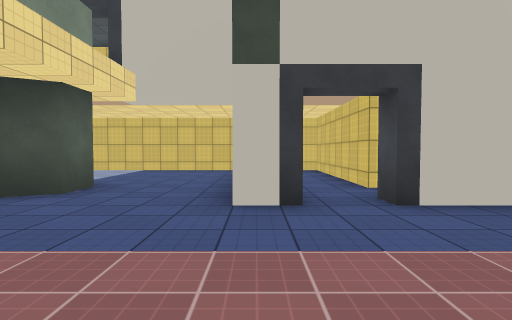
View 1 (above)

23 first-person views from a walk through a 3-D level made in the Unity game engine. The camera is 1.2 m above the floor, tilts 2° down and sees 80° across. The floor is counted in squares, 2 m on a side. Each view is taken from the middle of a square. On the plan, view 1 faces up. The plan holds only what a view shows up to about 9 squares ahead; the rest is blank. The place goes on beyond the plan. The player character is not drawn. Surface patterns are stand-ins for the level's own textures.

View 2
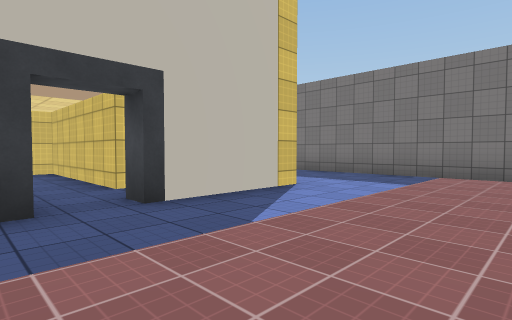

View 3
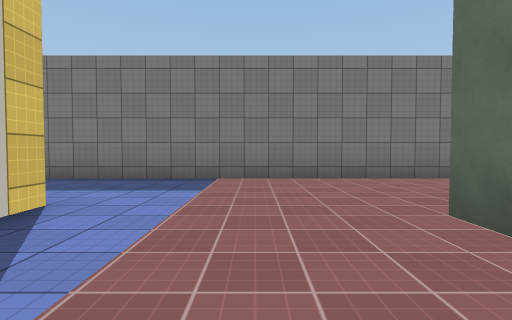

View 4
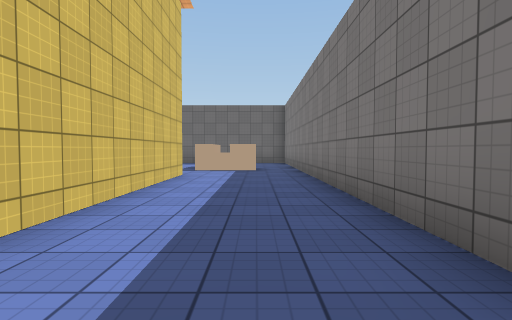

View 5
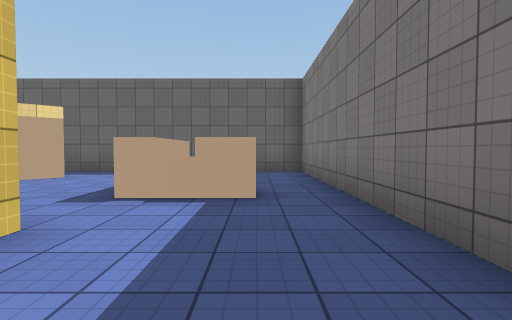

View 6
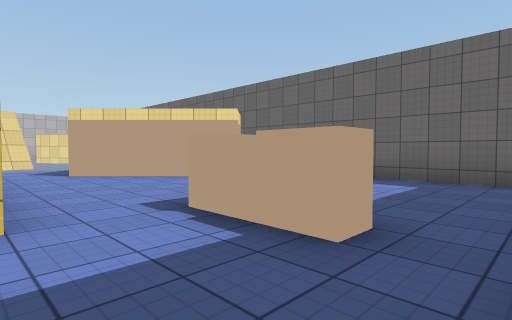

View 7
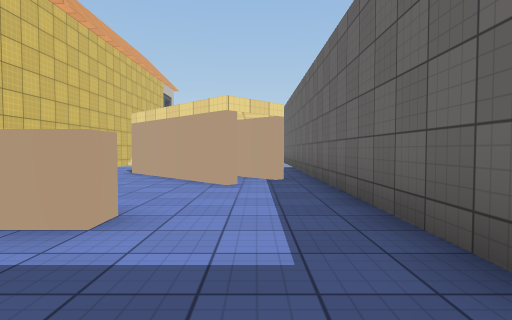

View 8
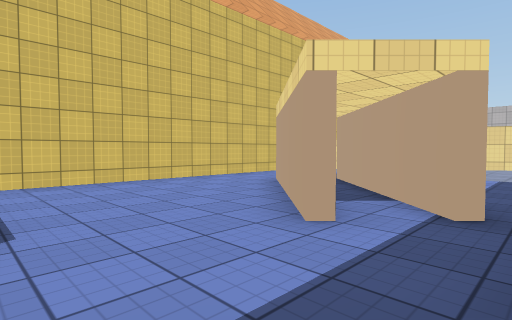

View 9
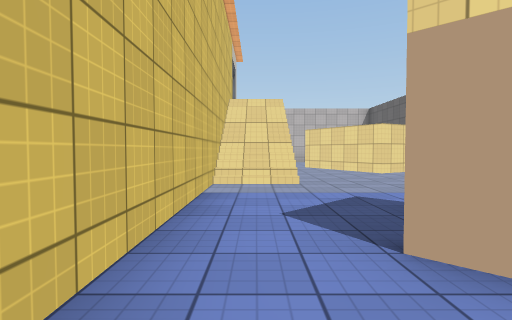

View 10
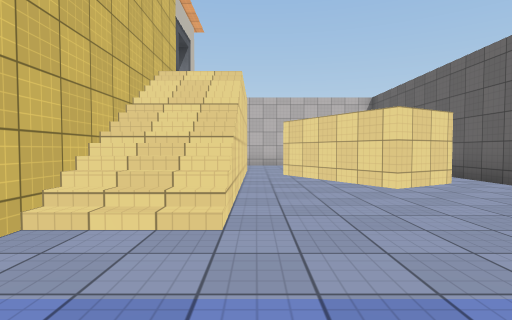

View 11
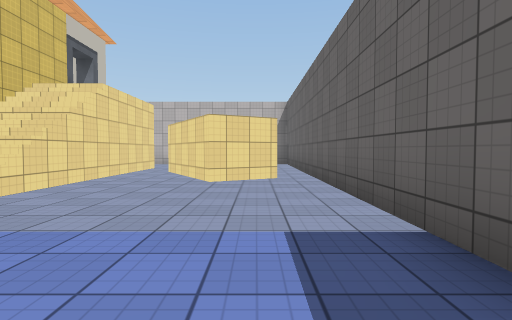

View 12
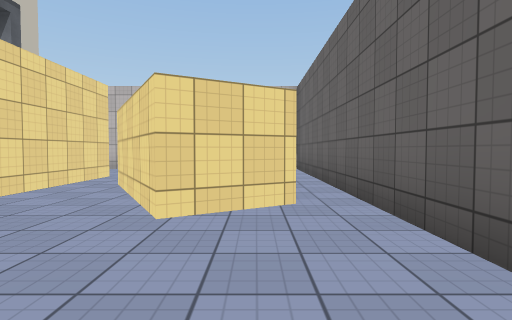

View 13
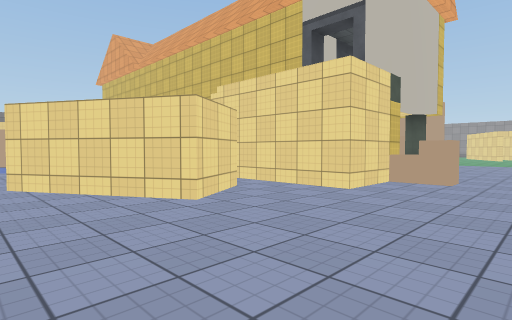

View 14
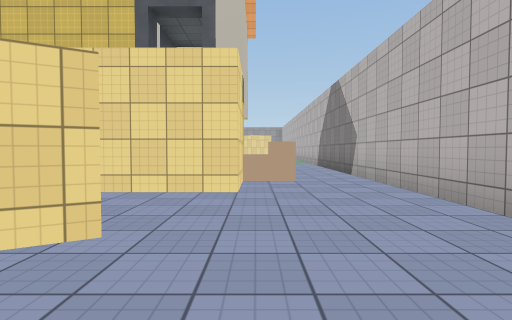

View 15
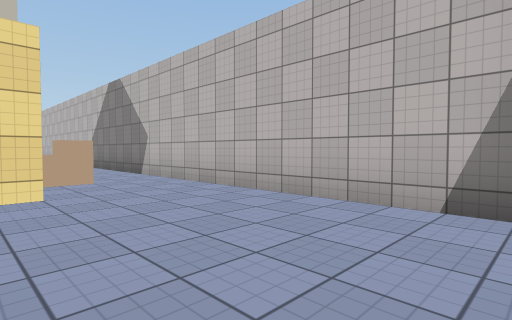

View 16
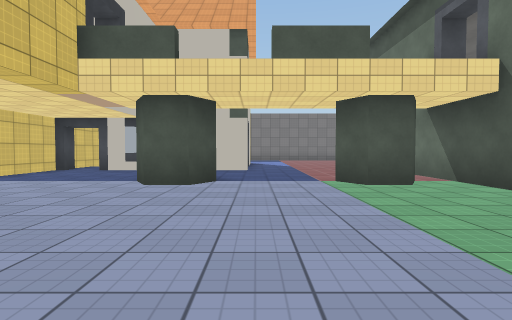

View 17
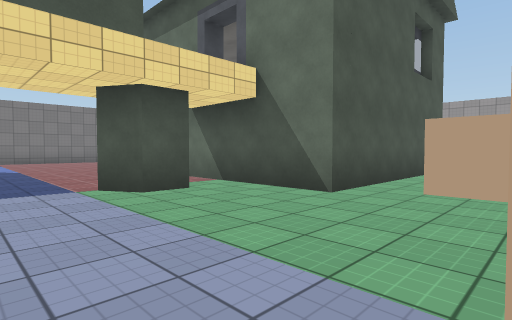

View 18
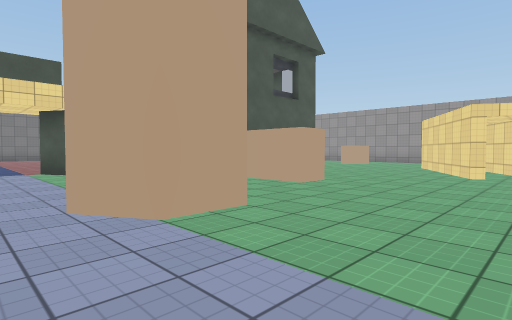

View 19
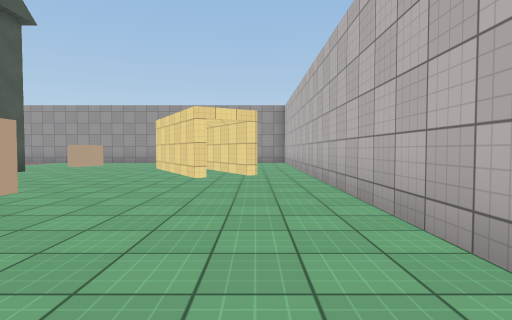

View 20
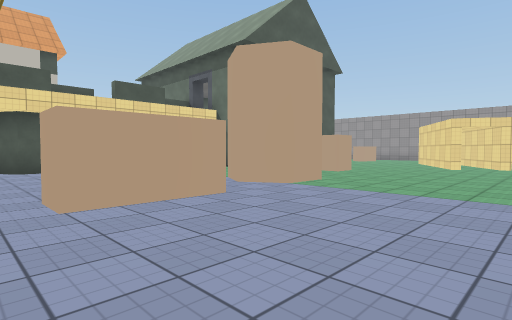

View 21
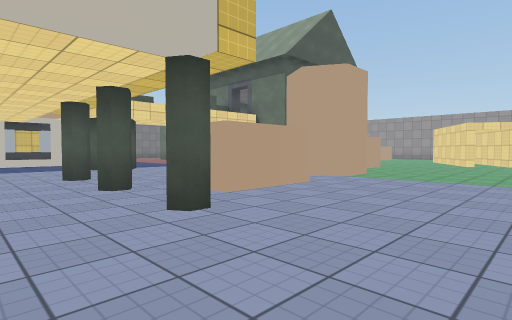

View 22
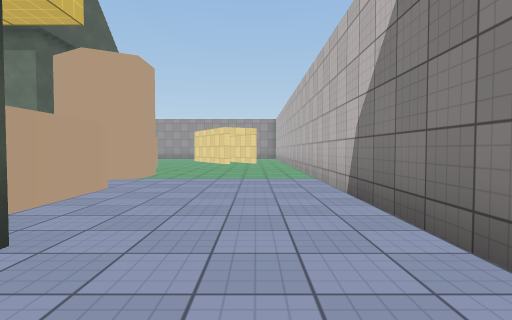

View 23
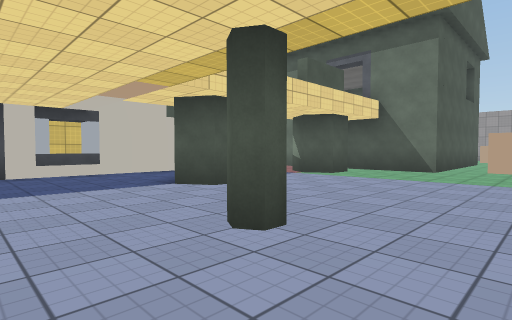

### Floor plan
Key: @ floor where view 1 was taken; # wall or solid block; x gap in a wall; . floor; / step, stairs or slope; ^ raised ledge; O other object.
Columns run from 14 left of view 1 to 8 right of it. Each row starts with its distance up from view 1.
 16 #######################
 15 #.....................#
 14 #.....##......##......#
 13 #....###.....###......#
 12 #....#.......##...^...#
 11 #...///////..#....^^^.#
 10 #../   ////...........#
  9 #..^x##############...#
  8 #...............# #...#
  7 #.............#.# #...#
  6 #...#.#.#.....^.# #...#
  5 #...##.....#..#.###...#
  4 #....#.....#..#..##...#
  3 #...............##....#
  2 #....##...............#
  1 #....# ....#..........#
  0 #..........#  @.......#
 -1 #........OOOOO O O....#
 -2 #.....##.O OOO     ...#
 -3 #........O  OO       .#
 -4 #........O
 -5 #.###....O
 -6 #.###....O
 -7 #..###...

Where each view was taken, in squares from view 1:
view 1: 0 up, 0 right, facing up
view 2: 0 up, 0 right, facing up-right
view 3: 1 up, 1 right, facing right
view 4: 2 up, 6 right, facing up
view 5: 7 up, 6 right, facing up
view 6: 9 up, 7 right, facing up-left
view 7: 14 up, 7 right, facing left
view 8: 15 up, 4 right, facing down-left
view 9: 10 up, 1 right, facing left
view 10: 11 up, 2 left, facing left
view 11: 14 up, 1 left, facing left
view 12: 14 up, 4 left, facing left
view 13: 15 up, 13 left, facing down-right
view 14: 15 up, 11 left, facing down
view 15: 15 up, 10 left, facing down-left
view 16: 3 up, 9 left, facing right
view 17: 3 up, 8 left, facing down-right
view 18: 3 up, 12 left, facing down-right
view 19: 2 up, 12 left, facing down
view 20: 6 up, 13 left, facing down-right
view 21: 8 up, 13 left, facing down-right
view 22: 8 up, 12 left, facing down
view 23: 8 up, 8 left, facing down-right
